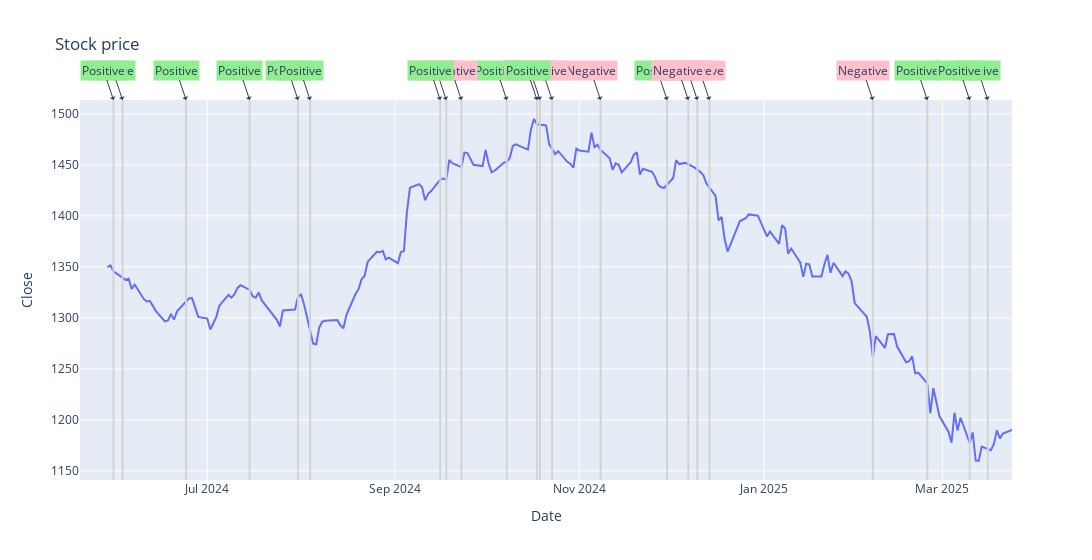

The cell this chart's notebook holds for it:
### Markdown cell above
# Plot price with News sentiment

### Code cell
from visualization import plot_price_with_news
plot_price_with_news(price_df, news_headlines_df.sample(frac=0.5, random_state=7)).show()

### Figure 1 — Plotly figure (JSON) as saved in the notebook; plotly's stock layout.template omitted (floating-point values rounded to 4 significant figures; data arrays with more than 128 entries replaced by an {"elided": "..."} marker saying what was removed)
{"data": [{"hovertemplate": "Date=%{x}<br>Close=%{y}<extra></extra>", "legendgroup": "", "line": {"color": "#636efa", "dash": "solid"}, "marker": {"symbol": "circle"}, "mode": "lines", "name": "", "orientation": "v", "showlegend": false, "type": "scatter", "x": {"elided": "202 str values"}, "xaxis": "x", "y": {"elided": "202 float values"}, "yaxis": "y"}], "layout": {"annotations": [{"align": "left", "arrowhead": 1, "bgcolor": "lightgreen", "hovertext": "China optimism<br />gives lift to<br />Asian equities", "showarrow": true, "text": "Positive", "x": "2024-11-30T00:00:00", "xref": "x", "y": 1, "yref": "paper"}, {"align": "left", "arrowhead": 1, "bgcolor": "lightgreen", "hovertext": "EMERGING<br />MARKETS-Asian FX<br />rallies as US<br />tariffs woes<br />ebb; Singapore<br />stocks defy<br />peers to hit<br />record high", "showarrow": true, "text": "Positive", "x": "2025-02-24T00:00:00", "xref": "x", "y": 1, "yref": "paper"}, {"align": "left", "arrowhead": 1, "bgcolor": "lightgreen", "hovertext": "Stocks stage<br />relief rally but<br />trade tensions<br />persist", "showarrow": true, "text": "Positive", "x": "2025-03-16T00:00:00", "xref": "x", "y": 1, "yref": "paper"}, {"align": "left", "arrowhead": 1, "bgcolor": "pink", "hovertext": "Thai firms wary<br />of Trump impact", "showarrow": true, "text": "Negative", "x": "2024-11-08T00:00:00", "xref": "x", "y": 1, "yref": "paper"}, {"align": "left", "arrowhead": 1, "bgcolor": "pink", "hovertext": "SET closed at<br />1,435.77 down<br />0.83%", "showarrow": true, "text": "Negative", "x": "2024-09-18T00:00:00", "xref": "x", "y": 1, "yref": "paper"}, {"align": "left", "arrowhead": 1, "bgcolor": "lightgreen", "hovertext": "Bank of Ayudhya<br />(BAY: THB24.70)<br />offers earnings<br />yield of 18.1%;<br />-10 satang<br />[0.4%]", "showarrow": true, "text": "Positive", "x": "2024-07-15T00:00:00", "xref": "x", "y": 1, "yref": "paper"}, {"align": "left", "arrowhead": 1, "bgcolor": "lightgreen", "hovertext": "EMERGING<br />MARKETS-Most<br />Asian<br />currencies,<br />stocks rise<br />ahead of Fed<br />decision", "showarrow": true, "text": "Positive", "x": "2024-07-31T00:00:00", "xref": "x", "y": 1, "yref": "paper"}, {"align": "left", "arrowhead": 1, "bgcolor": "pink", "hovertext": "Asian equities<br />retreat as China<br />disappoints", "showarrow": true, "text": "Negative", "x": "2024-12-14T00:00:00", "xref": "x", "y": 1, "yref": "paper"}, {"align": "left", "arrowhead": 1, "bgcolor": "lightgreen", "hovertext": "Vayupak Fund<br />enjoys<br />optimistic<br />launch", "showarrow": true, "text": "Positive", "x": "2024-10-08T00:00:00", "xref": "x", "y": 1, "yref": "paper"}, {"align": "left", "arrowhead": 1, "bgcolor": "pink", "hovertext": "Surprise rate<br />cut sets tone<br />for Q4", "showarrow": true, "text": "Negative", "x": "2024-10-19T00:00:00", "xref": "x", "y": 1, "yref": "paper"}, {"align": "left", "arrowhead": 1, "bgcolor": "lightgreen", "hovertext": "SET eyes long-<br />term savings to<br />boost Thailand's<br />stock market", "showarrow": true, "text": "Positive", "x": "2025-03-10T00:00:00", "xref": "x", "y": 1, "yref": "paper"}, {"align": "left", "arrowhead": 1, "bgcolor": "pink", "hovertext": "Thai stock index<br />continues its<br />downward trend", "showarrow": true, "text": "Negative", "x": "2024-12-10T00:00:00", "xref": "x", "y": 1, "yref": "paper"}, {"align": "left", "arrowhead": 1, "bgcolor": "lightgreen", "hovertext": "Look for strong<br />earnings growth<br />stories", "showarrow": true, "text": "Positive", "x": "2024-08-04T00:00:00", "xref": "x", "y": 1, "yref": "paper"}, {"align": "left", "arrowhead": 1, "bgcolor": "lightgreen", "hovertext": "EMERGING<br />MARKETS-Asian FX<br />steady, stocks<br />jump on firmer<br />US rate cut bets", "showarrow": true, "text": "Positive", "x": "2024-06-03T00:00:00", "xref": "x", "y": 1, "yref": "paper"}, {"align": "left", "arrowhead": 1, "bgcolor": "pink", "hovertext": "Korean turmoil<br />dents equity<br />trading<br />sentiment", "showarrow": true, "text": "Negative", "x": "2024-12-07T00:00:00", "xref": "x", "y": 1, "yref": "paper"}, {"align": "left", "arrowhead": 1, "bgcolor": "lightgreen", "hovertext": "SCB CIO<br />advocates for<br />Thai stock<br />investment,<br />predicts over 40<br />billion baht<br />inflows annually<br />with LTF<br />reinstatement to<br />promote long-<br />term savings<br />dis...", "showarrow": true, "text": "Positive", "x": "2024-05-31T00:00:00", "xref": "x", "y": 1, "yref": "paper"}, {"align": "left", "arrowhead": 1, "bgcolor": "pink", "hovertext": "SET closed at<br />1,447.90 down<br />3.79 points,<br />with a trading<br />volume of<br />9,675,591 shares", "showarrow": true, "text": "Negative", "x": "2024-09-23T00:00:00", "xref": "x", "y": 1, "yref": "paper"}, {"align": "left", "arrowhead": 1, "bgcolor": "pink", "hovertext": "EMERGING<br />MARKETS-Asian<br />currencies<br />extend losses on<br />US election<br />bets; rupiah,<br />ringgit lead<br />declines", "showarrow": true, "text": "Negative", "x": "2024-10-23T00:00:00", "xref": "x", "y": 1, "yref": "paper"}, {"align": "left", "arrowhead": 1, "bgcolor": "lightgreen", "hovertext": "SC Asset (SC:<br />THB3.02) offers<br />earnings yield<br />of 19.3%; -4<br />satang [1.3%]", "showarrow": true, "text": "Positive", "x": "2024-10-18T00:00:00", "xref": "x", "y": 1, "yref": "paper"}, {"align": "left", "arrowhead": 1, "bgcolor": "lightgreen", "hovertext": "UPDATE 1-Thai<br />finmin says<br />economic growth<br />to be driven to<br />3% this year", "showarrow": true, "text": "Positive", "x": "2024-06-24T00:00:00", "xref": "x", "y": 1, "yref": "paper"}, {"align": "left", "arrowhead": 1, "bgcolor": "lightgreen", "hovertext": "SET closed at<br />1,435.53, up<br />11.14 points", "showarrow": true, "text": "Positive", "x": "2024-09-16T00:00:00", "xref": "x", "y": 1, "yref": "paper"}, {"align": "left", "arrowhead": 1, "bgcolor": "pink", "hovertext": "As of February<br />6, 2025, SET<br />index closed at<br />1,262.07, down<br />24.67 points", "showarrow": true, "text": "Negative", "x": "2025-02-06T00:00:00", "xref": "x", "y": 1, "yref": "paper"}], "legend": {"tracegroupgap": 0}, "shapes": [{"line": {"color": "lightgrey"}, "type": "line", "x0": "2024-11-30T00:00:00", "x1": "2024-11-30T00:00:00", "xref": "x", "y0": 0, "y1": 1, "yref": "y domain"}, {"line": {"color": "lightgrey"}, "type": "line", "x0": "2025-02-24T00:00:00", "x1": "2025-02-24T00:00:00", "xref": "x", "y0": 0, "y1": 1, "yref": "y domain"}, {"line": {"color": "lightgrey"}, "type": "line", "x0": "2025-03-16T00:00:00", "x1": "2025-03-16T00:00:00", "xref": "x", "y0": 0, "y1": 1, "yref": "y domain"}, {"line": {"color": "lightgrey"}, "type": "line", "x0": "2024-11-08T00:00:00", "x1": "2024-11-08T00:00:00", "xref": "x", "y0": 0, "y1": 1, "yref": "y domain"}, {"line": {"color": "lightgrey"}, "type": "line", "x0": "2024-09-18T00:00:00", "x1": "2024-09-18T00:00:00", "xref": "x", "y0": 0, "y1": 1, "yref": "y domain"}, {"line": {"color": "lightgrey"}, "type": "line", "x0": "2024-07-15T00:00:00", "x1": "2024-07-15T00:00:00", "xref": "x", "y0": 0, "y1": 1, "yref": "y domain"}, {"line": {"color": "lightgrey"}, "type": "line", "x0": "2024-07-31T00:00:00", "x1": "2024-07-31T00:00:00", "xref": "x", "y0": 0, "y1": 1, "yref": "y domain"}, {"line": {"color": "lightgrey"}, "type": "line", "x0": "2024-12-14T00:00:00", "x1": "2024-12-14T00:00:00", "xref": "x", "y0": 0, "y1": 1, "yref": "y domain"}, {"line": {"color": "lightgrey"}, "type": "line", "x0": "2024-10-08T00:00:00", "x1": "2024-10-08T00:00:00", "xref": "x", "y0": 0, "y1": 1, "yref": "y domain"}, {"line": {"color": "lightgrey"}, "type": "line", "x0": "2024-10-19T00:00:00", "x1": "2024-10-19T00:00:00", "xref": "x", "y0": 0, "y1": 1, "yref": "y domain"}, {"line": {"color": "lightgrey"}, "type": "line", "x0": "2025-03-10T00:00:00", "x1": "2025-03-10T00:00:00", "xref": "x", "y0": 0, "y1": 1, "yref": "y domain"}, {"line": {"color": "lightgrey"}, "type": "line", "x0": "2024-12-10T00:00:00", "x1": "2024-12-10T00:00:00", "xref": "x", "y0": 0, "y1": 1, "yref": "y domain"}, {"line": {"color": "lightgrey"}, "type": "line", "x0": "2024-08-04T00:00:00", "x1": "2024-08-04T00:00:00", "xref": "x", "y0": 0, "y1": 1, "yref": "y domain"}, {"line": {"color": "lightgrey"}, "type": "line", "x0": "2024-06-03T00:00:00", "x1": "2024-06-03T00:00:00", "xref": "x", "y0": 0, "y1": 1, "yref": "y domain"}, {"line": {"color": "lightgrey"}, "type": "line", "x0": "2024-12-07T00:00:00", "x1": "2024-12-07T00:00:00", "xref": "x", "y0": 0, "y1": 1, "yref": "y domain"}, {"line": {"color": "lightgrey"}, "type": "line", "x0": "2024-05-31T00:00:00", "x1": "2024-05-31T00:00:00", "xref": "x", "y0": 0, "y1": 1, "yref": "y domain"}, {"line": {"color": "lightgrey"}, "type": "line", "x0": "2024-09-23T00:00:00", "x1": "2024-09-23T00:00:00", "xref": "x", "y0": 0, "y1": 1, "yref": "y domain"}, {"line": {"color": "lightgrey"}, "type": "line", "x0": "2024-10-23T00:00:00", "x1": "2024-10-23T00:00:00", "xref": "x", "y0": 0, "y1": 1, "yref": "y domain"}, {"line": {"color": "lightgrey"}, "type": "line", "x0": "2024-10-18T00:00:00", "x1": "2024-10-18T00:00:00", "xref": "x", "y0": 0, "y1": 1, "yref": "y domain"}, {"line": {"color": "lightgrey"}, "type": "line", "x0": "2024-06-24T00:00:00", "x1": "2024-06-24T00:00:00", "xref": "x", "y0": 0, "y1": 1, "yref": "y domain"}, {"line": {"color": "lightgrey"}, "type": "line", "x0": "2024-09-16T00:00:00", "x1": "2024-09-16T00:00:00", "xref": "x", "y0": 0, "y1": 1, "yref": "y domain"}, {"line": {"color": "lightgrey"}, "type": "line", "x0": "2025-02-06T00:00:00", "x1": "2025-02-06T00:00:00", "xref": "x", "y0": 0, "y1": 1, "yref": "y domain"}], "title": {"text": "Stock price"}, "width": 1200, "xaxis": {"anchor": "y", "domain": [0, 1], "title": {"text": "Date"}}, "yaxis": {"anchor": "x", "domain": [0, 1], "title": {"text": "Close"}}}}
